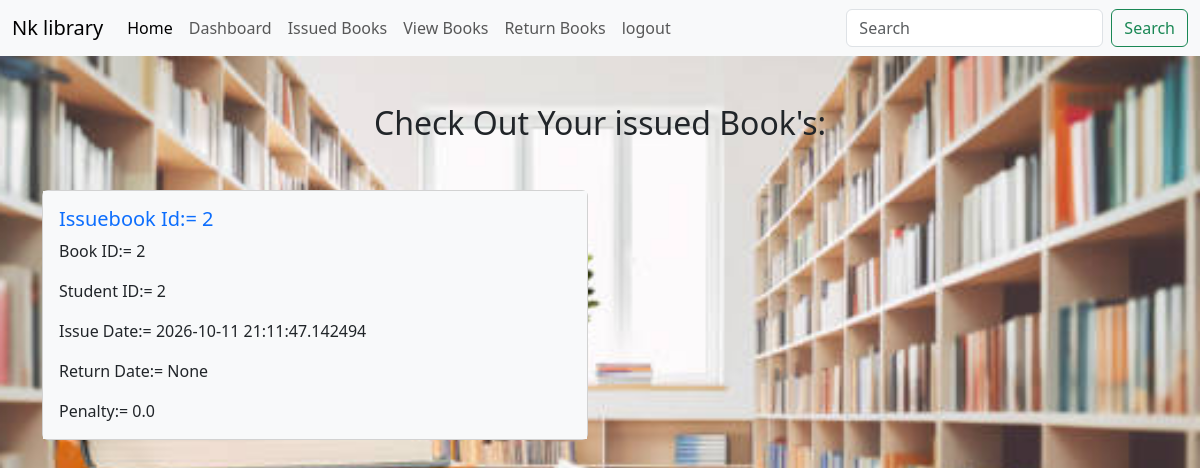
Page /issued1 on the committed database.
### library.py (models this page shows, shortened)
class IssueBook(db.Model):
   __tablename__="IssueBooks"
   id=db.Column(db.Integer, primary_key=True)
   student_id=db.Column(db.Integer, ForeignKey('student.id'), nullable=False)
   book_id=db.Column(db.Integer, ForeignKey('book.id'), nullable=False)
   issue_date=db.Column(db.DateTime, default=datetime.utcnow, nullable=False)
   return_date=db.Column(db.DateTime, nullable=True)
   penalty=db.Column(db.Float, default=0.0)

### library.py (the view)
@library.route("/issued1",methods=["GET","POST"])
def issued1():
   q = request.args.get("q", "").strip()
   if q:
      issue_filter = or_(
         Book.Title.ilike(f"%{q}%"),
         Book.Author.ilike(f"%{q}%"),
         Student.name.ilike(f"%{q}%"),
         Student.email.ilike(f"%{q}%")
      )
      if q.isdigit():
         val = int(q)
         issue_filter = or_(issue_filter, IssueBook.id == val, IssueBook.book_id == val, IssueBook.student_id == val, Student.Roll_no == val)
      issuebooks = IssueBook.query.join(Book).join(Student).filter(issue_filter).all()
   else:
      issuebooks = IssueBook.query.all()
   return render_template('issued1.html', issuebooks=issuebooks, q=q)

### library.py (called while the page is built)
@library.before_request
def handle_global_search():
   if request.method == "GET":
      q = request.args.get("q", "").strip()
      if q and request.endpoint not in ["view_book", "view_student", "issued", "Issue_book", "search", "static"]:
         return redirect(url_for("search", q=q))

### templates/issued1.html
{% extends "base1.html" %}
{% block content %}
<div class="container ">
    <h2 class="text-center my-5">
        Check Out Your issued Book's:
    </h2>
   <div class="row">
    {% for issuebook in issuebooks %}
  <div class="col-sm-6 mb-3 mb-sm-0">
    <div class="card">
      <div class="card-body bg-light">
        <h5 class="card-title text-primary">Issuebook Id:= {{issuebook.id}}</h5>
        <p class="card-text">Book ID:= {{issuebook.book_id}}</p>
        <p class="card-text">Student ID:= {{issuebook.student_id}}</p>
        <p class="card-text">Issue Date:= {{issuebook.issue_date}}</p>
        <p class="card-text">Return Date:= {{issuebook.return_date}}</p>
        <p class="card-text">Penalty:= {{issuebook.penalty}}</p>
      </div>
    </div>
  </div>
{% else %}
  <div class="col-12">
    <p class="text-center text-muted">No issued book records found.</p>
  </div>
{% endfor %}
{% endblock %}

### rows in the picture
IssueBook: id "2", book_id "2", student_id "2", issue_date "2026-10-11 21:11:47.142494", return_date "None", penalty "0.0"
